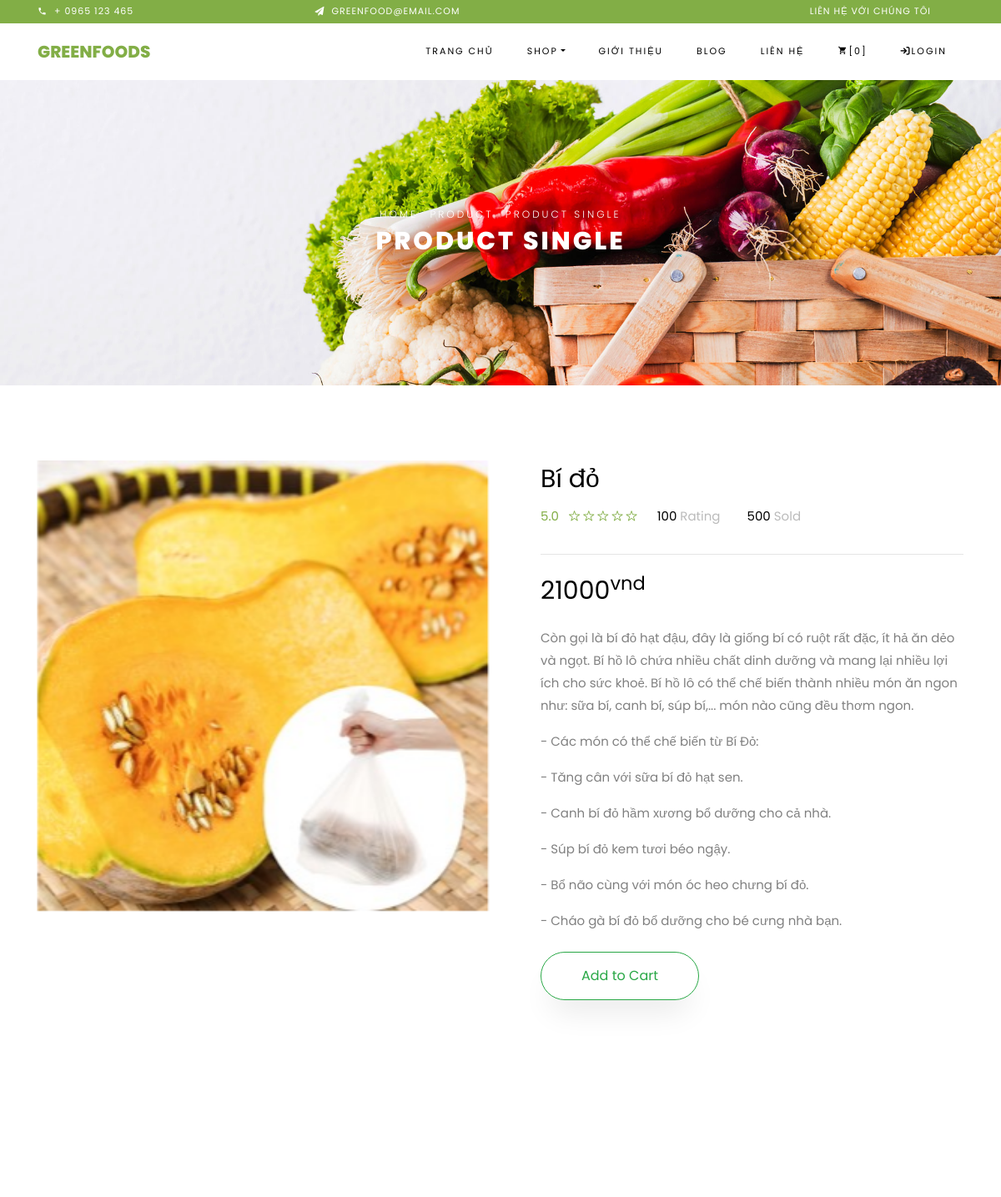
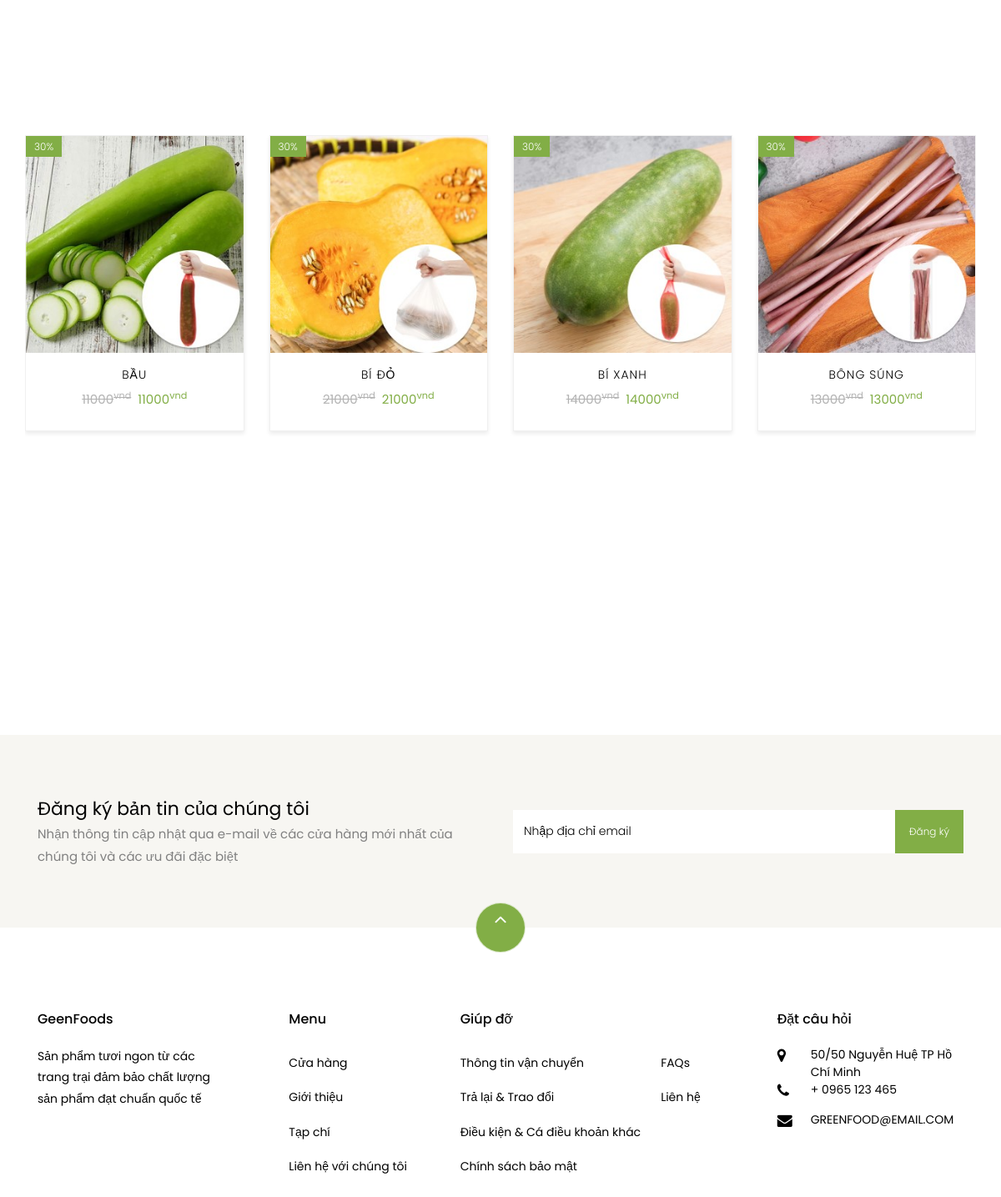
/product/detail/5, run on the app's committed database (2 pictures, top to bottom).
### tables this page shows
CREATE TABLE `food` (
  `id` int(11) NOT NULL,
  `foodName` text NOT NULL,
  `categoryId` int(11) NOT NULL,
  `price` double NOT NULL,
  `foodDescription` text NOT NULL,
  `foodImage` text NOT NULL,
  `createDate` timestamp NOT NULL DEFAULT current_timestamp(),
  `updateDate` timestamp NOT NULL DEFAULT current_timestamp()
);

### mvc/core/Controller.php (called while the page is built, shortened)
<?php
class Controller
{
    public function view($view, $data = [])
    {
        require_once "./mvc/views/" . $view . ".php";
    }
}

### mvc/controllers/Product.php (called while the page is built, shortened)
<?php
class Product extends Controller
{
    function Detail($id)
    {
        $db = new Database();
        $food = new Food($db);
        $f = $food->getFoodById($id);
        $relatedFoods = $food->getFoodListByCategoryId($f['categoryId']);
        $this->view("layoutRoot", [
            "Page" => "detail",
            "Food" => $f,
            "RelatedFoods" => $relatedFoods
        ]);
    }
}

### mvc/core/App.php (called while the page is built, shortened)
<?php
class App
{
    protected $action = "Index";
    function __construct()
    {
        $arr = $this->UrlProcess();
        if (isset($arr[0]) && $arr[0] != "" && file_exists("./mvc/controllers/" . $arr[0] . ".php")) {
            unset($arr[0]);
        }
        $this->controller = new $this->controller;
        if (isset($arr[1])) {
            if (method_exists($this->controller, $arr[1])) {
                $this->action = $arr[1];
            }
            unset($arr[1]);
        }
        $this->params = $arr ? array_values($arr) : [];
        call_user_func_array([$this->controller, $this->action], $this->params);
    }
    function UrlProcess()
    {
        if (isset($_GET["url"])) {
            return explode("/", filter_var(trim($_GET["url"], "/")));
        }
    }
}

### index.php (called while the page is built, shortened)
<?php
$myApp = new App();

### mvc/config/dbhelper.php (called while the page is built, shortened)
<?php
function executeResult($sql, $isSingleRecord = false)
{
	$conn = mysqli_connect(HOST, USERNAME, PASSWORD, DATABASE);
	mysqli_set_charset($conn, 'utf8');
	$resultset = mysqli_query($conn, $sql);
	if ($isSingleRecord) {
		$data = mysqli_fetch_array($resultset, 1);
	} else {
		$data = [];
		while (($row = mysqli_fetch_array($resultset, 1)) != null) {
			$data[] = $row;
		}
	}
	return $data;
}

### mvc/models/Food.php (called while the page is built, shortened)
<?php
require_once "./mvc/config/dbhelper.php";
class Food
{
    public function getFoodById($id)
    {
        $query = "SELECT * FROM food WHERE id = " . $id;
        return executeResult($query, true);
    }
    public function getFoodListByCategoryId($categoryId, $isArrayMultiple = false)
    {
        $query = "SELECT * FROM food WHERE categoryId = " . $categoryId . " ORDER BY categoryId DESC LIMIT 7";
        return executeResult($query);
    }
}

### mvc/views/components/user/related-item.php (the view, shortened to what this page needs)
<?php
echo "<div class='ftco-animate' style='box-shadow: 0 3px 5px 0 rgba(0,0,0,0.08);
transition: box-shadow 0.3s ease-in-out;'>";
echo "<div class='product'>";
echo "<a href='" . $base_url . "product/detail/" . $item['id'] . "' class='img-prod'><img class='img-fluid' accept='image/*' src='" . $base_url . $assets_url . "images/food/" . $item['foodImage'] . "' alt='Colorlib Template'>";
echo "<span class='status'>30%</span>";
echo "</a>";
echo "<div class='text py-3 pb-4 px-3 text-center'>";
echo "<h3><a href='" . $base_url . "product/detail/" . $item['id'] . "'>" . $item['foodName'] . "</a></h3>";
echo "<div class='d-flex'>";
echo "<div class='pricing'>";
echo "<p class='price'><span class='mr-2 price-dc'>" . $item['price'] . "<sup>vnd</sup></span><span class='price-sale'>" . $item['price'] . "<sup>vnd</sup></span></p>";
echo "</div>";
echo "</div>";
echo "</div>";
echo "</div>";
echo "</div>";

### mvc/views/pages/user/detail.php (shortened to what this page needs)
<div class="hero-wrap hero-bread" style="background-image: url('<?php echo $base_url . $assets_url ?>images/bg_1.jpg');">
    <div class="container">
        <div class="row no-gutters slider-text align-items-center justify-content-center">
            <div class="col-md-9 ftco-animate text-center">
                <p class="breadcrumbs"><span class="mr-2"><a href="">Home</a></span> <span class="mr-2"><a href="">Product</a></span> <span>Product Single</span></p>
                <h1 class="mb-0 bread">Product Single</h1>
            </div>
        </div>
    </div>
</div>
<section class="ftco-section">
    <div class="container">
        <div class="row">
            <div class="col-lg-6 mb-5 ftco-animate">
                <a href="" class="image-popup"><img width="100%" height="auto" src="<?php echo $base_url . $assets_url . 'images/food/' . $data['Food']['foodImage'] ?>" class="img-fluid" alt="<?php echo $data['Food']['foodName'] ?>"></a>
            </div>
            <div class="col-lg-6 product-details pl-md-5 ftco-animate">
                <h3><?php echo $data['Food']['foodName'] ?></h3>
                <div class="rating d-flex">
                    <p class="text-left mr-4">
                        <a href="#" class="mr-2">5.0</a>
                        <a href="#"><span class="ion-ios-star-outline"></span></a>
                        <a href="#"><span class="ion-ios-star-outline"></span></a>
                        <a href="#"><span class="ion-ios-star-outline"></span></a>
                        <a href="#"><span class="ion-ios-star-outline"></span></a>
                        <a href="#"><span class="ion-ios-star-outline"></span></a>
                    </p>
                    <p class="text-left mr-4">
                        <a href="#" class="mr-2" style="color: #000;">100 <span style="color: #bbb;">Rating</span></a>
                    </p>
                    <p class="text-left">
                        <a href="#" class="mr-2" style="color: #000;">500 <span style="color: #bbb;">Sold</span></a>
                    </p>
                </div>
                <hr />
                <p class="price"><span><?php echo $data['Food']['price'] ?><sup>vnd</sup></span></p>
                <p><?php echo $data['Food']['foodDescription'] ?></p>
                <?php $object = json_encode($data['Food']);
                echo "<p><a href='javascript:void(0)' onclick='addToCart(" . $object . ")' class='btn btn-outline-success py-3 px-5'>Add to Cart</a></p>"
                ?>
            </div>
        </div>
    </div>
</section>
<?php require_once "./mvc/views/components/user/related-products.php" ?>

### mvc/views/components/user/related-products.php (shortened to what this page needs)
<section class="ftco-section">
    <div class="container">
        <div class="row justify-content-center mb-3 pb-3">
        </div>
    </div>
    <div class="container">
        <div class="row">
            <div class="owl-carousel">
                <?php
                foreach ($_SESSION['RelatedFoods'] as $key => $item) {
                    require "./mvc/views/components/user/related-item.php";
                }
                ?>
            </div>
        </div>
    </div>
</section>

### data on the page
food: foodImage (picture), foodName "Bí đỏ", price "21000", foodDescription "Còn gọi là bí đỏ hạt đậu, đây là giống bí có ruột rất đặc, ít hả ăn dẻo và ngọt. Bí hồ lô chứa nhiều chất dinh dưỡng và mang lại nhiều lợi ích cho sức khoẻ. Bí hồ lô có thể chế biến thành nhiều món ăn ngon như: sữa bí, canh bí, súp bí,... món nào cũng đều thơm ngon. - Các món có thể chế biến từ Bí Đỏ: - Tăng cân với sữa bí đỏ hạt sen. - Canh bí đỏ hầm xương bổ dưỡng cho cả nhà. - Súp bí đỏ kem tươi béo ngậy. - Bổ não cùng với món óc heo chưng bí đỏ. - Cháo gà bí đỏ bổ dưỡng cho bé cưng nhà bạn.", foodName "BÍ ĐỎ"
food: foodImage (picture), foodName "BẦU", price "11000"
food: foodImage (picture), foodName "BÍ XANH"
food: foodImage (picture), foodName "BÔNG SÚNG"
